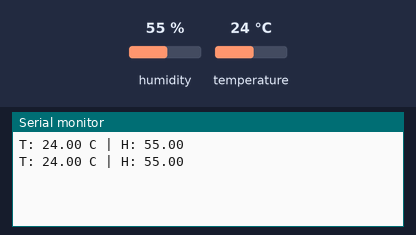
Recording of a sketch running on a simulated ESP8266 (NodeMCU). On the bench: the last lines printed to the serial monitor. The test bench sets the inputs (shaded band); at power-on: humidity 55 %, temperature 24 °C.

Above: at 2.8 s.
2.9 s: humidity set to 22 %
At 4.7 s:
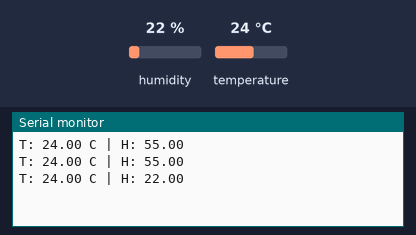
5.6 s: temperature set to 12 °C
At 7.1 s:
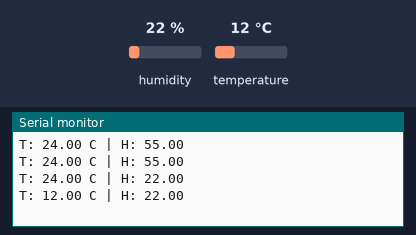
8.3 s: humidity set to 40 %
At 10.7 s:
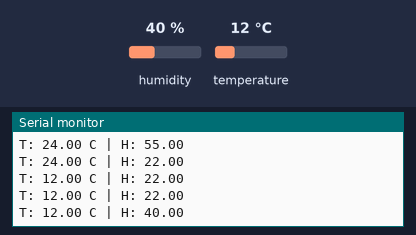
Timing chart, 0 to 12.2 s (numbered marks = the images above; inputs shaded):
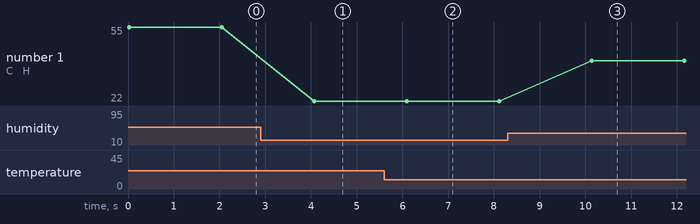

The sketch:

WiFi_Temperature_Display.ino
```cpp
#include <ESP8266WiFi.h>
#include <DHT.h>

DHT dht(D4, DHT11);

void setup() {
  Serial.begin(9600);
  dht.begin();
}

void loop() {
  float t = dht.readTemperature();
  float h = dht.readHumidity();
  Serial.print("T: "); Serial.print(t);
  Serial.print(" C | H: "); Serial.println(h);
  delay(2000);
}
```

Measured:
- after the input at 2.9 s, the serial monitor: prints a new line after 1.2 s (image 1)
- after the input at 5.6 s, the serial monitor: prints a new line after 0.49 s (image 2)
- after the input at 8.3 s, the serial monitor: prints a new line after 1.8 s (image 3)
- plotted number 1: 55 → 22 after the input at 2.9 s, 22 → 40 after the input at 8.3 s
